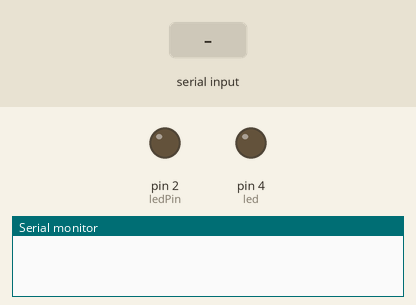
Bench run of a sketch on a simulated Arduino Uno, built with avr-gcc and run on an emulated ATmega328P. On the bench: output pins drawn as LEDs (lit = HIGH), the last lines printed to the serial monitor. The test bench sets the inputs (shaded band).

Above: at 1.2 s.
1.3 s: "1" received over Serial
At 2.3 s:
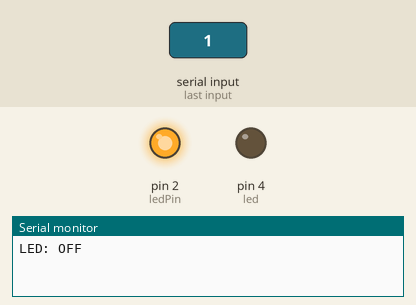
2.8 s: "3" received over Serial
At 3.5 s:
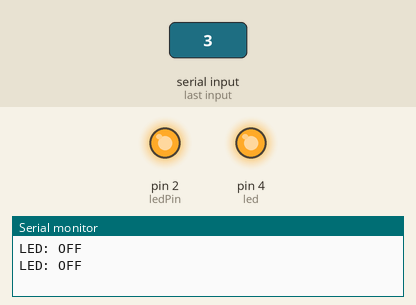
4.3 s: "0" received over Serial
At 4.6 s:
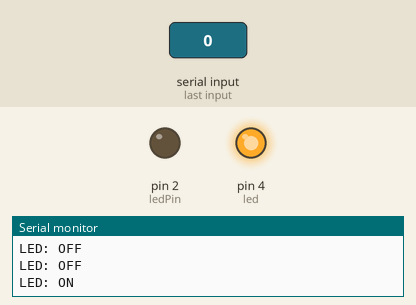
5.8 s: "2" received over Serial
At 6.9 s:
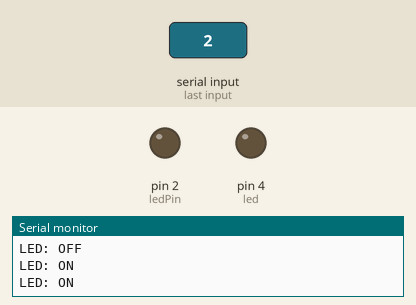
Timing chart, 0 to 8.3 s (numbered marks = the images above; inputs shaded):
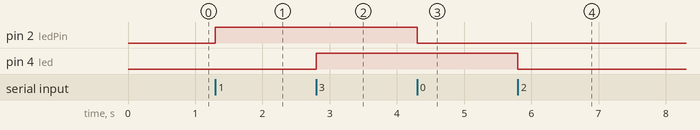

Measured:
- after the input at 1.3 s, pin 2 (ledPin): LOW → HIGH at once
- after the input at 2.8 s, pin 4 (led): LOW → HIGH at once
- after the input at 4.3 s, pin 2 (ledPin): HIGH → LOW at once
- after the input at 5.8 s, pin 4 (led): HIGH → LOW at once

The sketch:

blue2led.ino
```cpp
/*
 created 13 July 2017
 by austin j nilavoor
 */
#define ledPin 2
#define led 4
int state = 0;

void setup() {
  pinMode(ledPin, OUTPUT);
  digitalWrite(ledPin, LOW);
  pinMode(led, OUTPUT);
  digitalWrite(led, LOW);
  Serial.begin(38400); // Default communication rate of the Bluetooth module
}

void loop() {
  if(Serial.available() > 0){ // Checks whether data is comming from the serial port
    state = Serial.read(); // Reads the data from the serial port
 }

 if (state == '0') {
  digitalWrite(ledPin, LOW); // Turn LED OFF
  Serial.println("LED: ON"); // Send back, to the phone, the String "LED: ON"
  state = 0;
 }
  if (state == '1') {
  digitalWrite(ledPin, HIGH);
  Serial.println("LED: OFF");
  state = 0;
 }
  if (state == '2') {
  digitalWrite(led, LOW); // Turn LED OFF
  Serial.println("LED: ON"); // Send back, to the phone, the String "LED: ON"
  state = 0;
 }
  if (state == '3') {
  digitalWrite(led, HIGH);
  Serial.println("LED: OFF");
  state = 0;
 }
}
```
